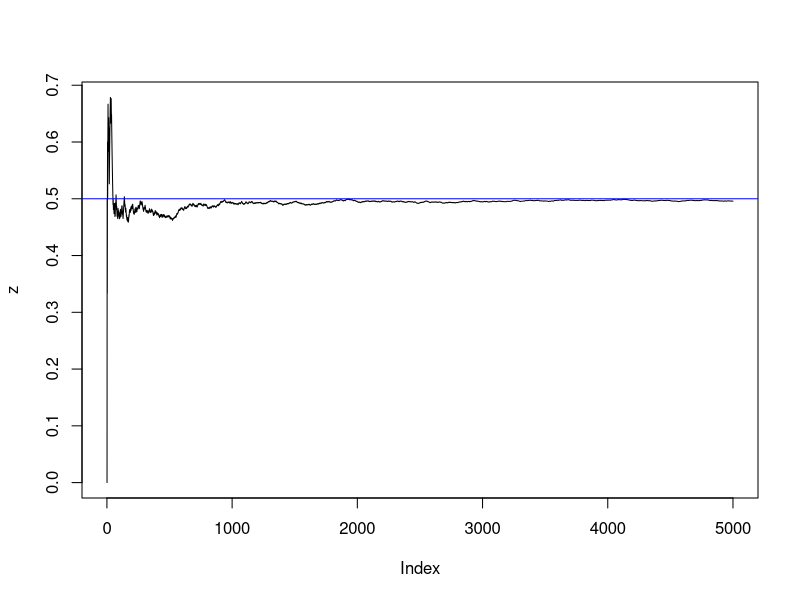
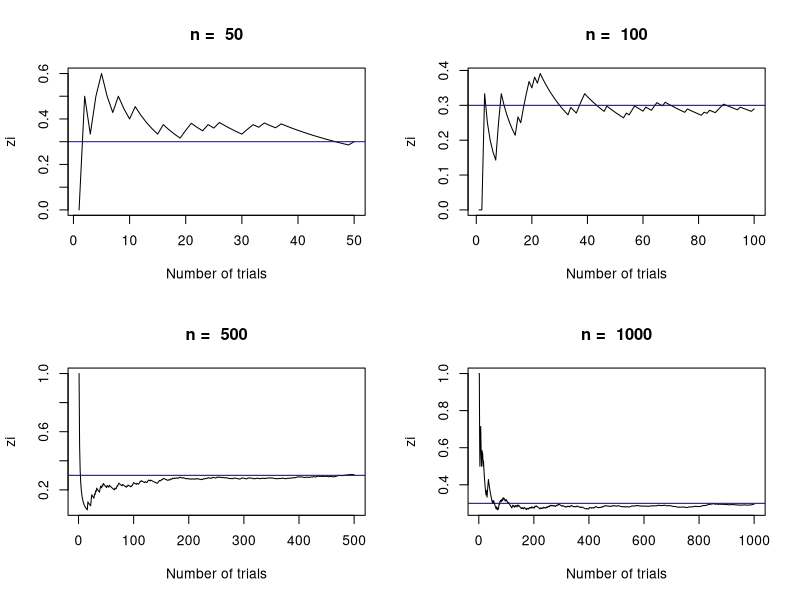

These figures' R source, in order:
set.seed(123)
n = 5000
x = c("H", "T")
y = sample(x, size = n, replace = TRUE, prob = c(0.5, 0.5))
z = cumsum(y == "H")/seq(1, n)

# (a)
plot(z, type = "l")
abline(a = 0.5, b = 0, lty = 1, col = "blue")

# (b) coverage to 0.5, WLLN

# (c)
set.seed(123)
par(mfrow = c(2, 2))
x = c("H", "T")
nList = c(50, 100, 500, 1000)
for (ni in nList) {
  yi = sample(x, size = ni, replace = TRUE, prob = c(0.3, 0.7))
  zi = cumsum(yi == "H")/seq(1, ni)
  plot(zi, type = "l", main = paste("n = ", ni), xlab = "Number of trials")
  abline(a = 0.3, b = 0, lty = 1, col = 'blue')
}
